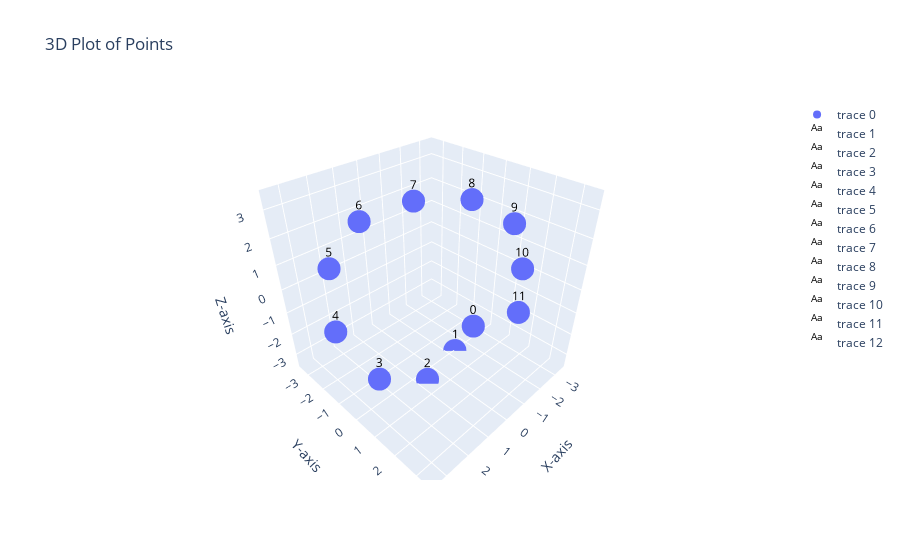

Here is the notebook cell this chart was saved with:
### Code cell
file_name="bell_superp_no_BC"
dab=load_d(file_name)
mapData(dab)
get_stress(dab)

### Figure 1 — Plotly figure (JSON) as saved in the notebook; plotly's stock layout.template omitted (floating-point values rounded to 4 significant figures)
{"data": [{"mode": "markers", "type": "scatter3d", "x": [-2.297, -1.302, 0.6806, 2.655, 3.189, 2.63, 0.6303, -1.488, -2.474, -1.866, -0.4152, 0.05763], "y": [0.09179, 0.01481, 0.4496, 0.1569, -1.285, -2.061, -2.987, -2.444, -0.4831, 1.794, 3.202, 3.551], "z": [-2.896, -3.643, -3.515, -2.263, -0.7282, 1.134, 1.773, 2.046, 2.416, 2.515, 2.132, 1.029]}, {"hoverinfo": "none", "mode": "text", "text": "0", "textfont": {"color": "black", "size": 12}, "type": "scatter3d", "x": [-2.297], "y": [0.09179], "z": [-2.896]}, {"hoverinfo": "none", "mode": "text", "text": "1", "textfont": {"color": "black", "size": 12}, "type": "scatter3d", "x": [-1.302], "y": [0.01481], "z": [-3.643]}, {"hoverinfo": "none", "mode": "text", "text": "2", "textfont": {"color": "black", "size": 12}, "type": "scatter3d", "x": [0.6806], "y": [0.4496], "z": [-3.515]}, {"hoverinfo": "none", "mode": "text", "text": "3", "textfont": {"color": "black", "size": 12}, "type": "scatter3d", "x": [2.655], "y": [0.1569], "z": [-2.263]}, {"hoverinfo": "none", "mode": "text", "text": "4", "textfont": {"color": "black", "size": 12}, "type": "scatter3d", "x": [3.189], "y": [-1.285], "z": [-0.7282]}, {"hoverinfo": "none", "mode": "text", "text": "5", "textfont": {"color": "black", "size": 12}, "type": "scatter3d", "x": [2.63], "y": [-2.061], "z": [1.134]}, {"hoverinfo": "none", "mode": "text", "text": "6", "textfont": {"color": "black", "size": 12}, "type": "scatter3d", "x": [0.6303], "y": [-2.987], "z": [1.773]}, {"hoverinfo": "none", "mode": "text", "text": "7", "textfont": {"color": "black", "size": 12}, "type": "scatter3d", "x": [-1.488], "y": [-2.444], "z": [2.046]}, {"hoverinfo": "none", "mode": "text", "text": "8", "textfont": {"color": "black", "size": 12}, "type": "scatter3d", "x": [-2.474], "y": [-0.4831], "z": [2.416]}, {"hoverinfo": "none", "mode": "text", "text": "9", "textfont": {"color": "black", "size": 12}, "type": "scatter3d", "x": [-1.866], "y": [1.794], "z": [2.515]}, {"hoverinfo": "none", "mode": "text", "text": "10", "textfont": {"color": "black", "size": 12}, "type": "scatter3d", "x": [-0.4152], "y": [3.202], "z": [2.132]}, {"hoverinfo": "none", "mode": "text", "text": "11", "textfont": {"color": "black", "size": 12}, "type": "scatter3d", "x": [0.05763], "y": [3.551], "z": [1.029]}], "layout": {"scene": {"aspectmode": "cube", "xaxis": {"range": [-3.643, 3.643], "title": {"text": "X-axis"}}, "yaxis": {"range": [-3.643, 3.643], "title": {"text": "Y-axis"}}, "zaxis": {"range": [-3.643, 3.643], "title": {"text": "Z-axis"}}}, "title": {"text": "3D Plot of Points"}}}
